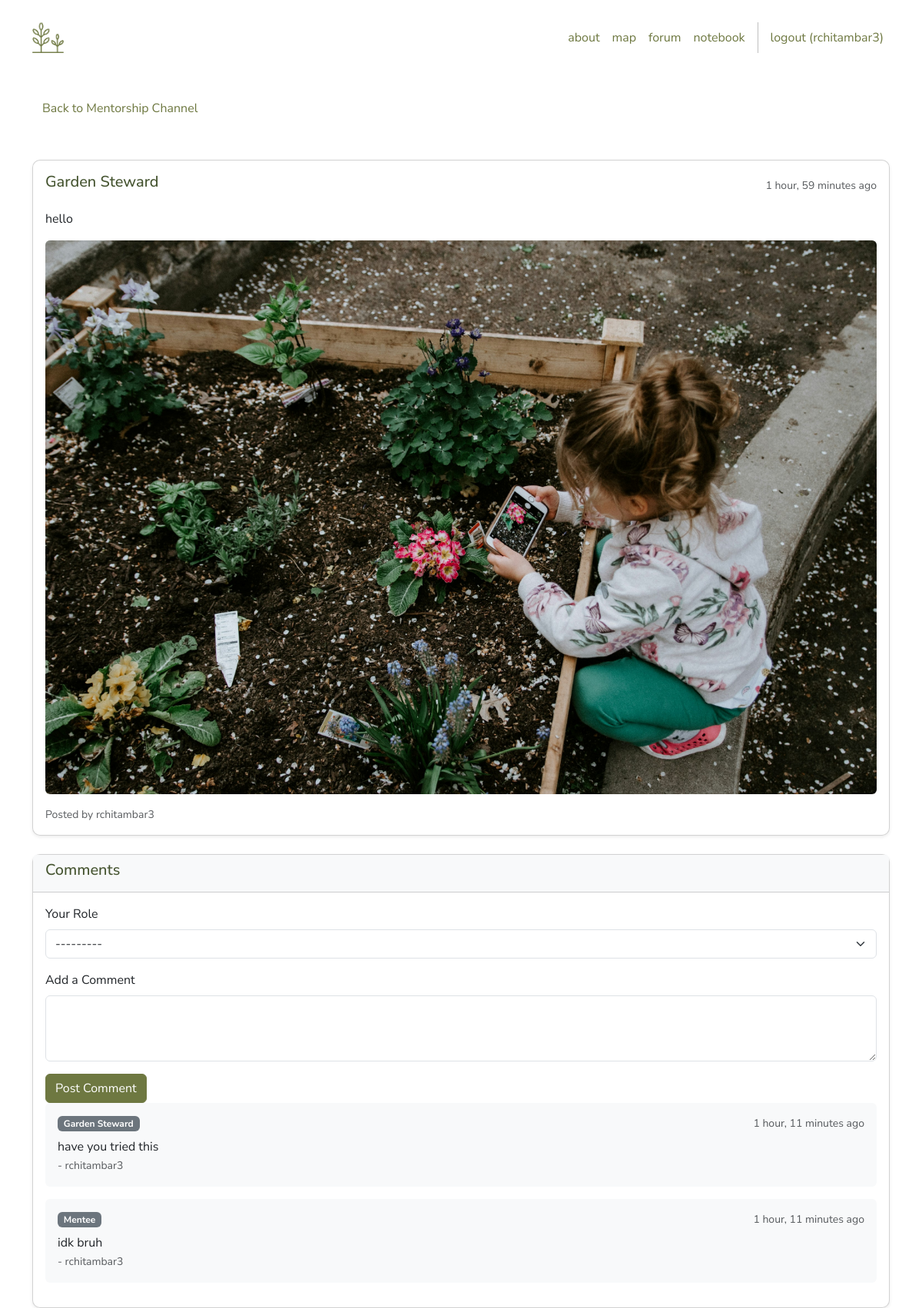
Screenshot of /forum/mentorship/1/ (signed in) with the database file from the repository.
### forum/models.py (models this page shows, shortened)
class MentorshipPost(models.Model):
    ROLE_CHOICES = [
        ('steward', 'Garden Steward'),
        ('mentee', 'Mentee'),
    ]
    author = models.ForeignKey(User, on_delete=models.CASCADE)
    role = models.CharField(max_length=7, choices = ROLE_CHOICES)
    content = models.TextField()
    image = models.ImageField(upload_to='mentorship_posts/', blank=True, null=True)
    created_at = models.DateTimeField(auto_now_add=True)

class MentorshipComment(models.Model):
    ROLE_CHOICES = [
        ('steward', 'Garden Steward'),
        ('mentee', 'Mentee'),
    ]
    post = models.ForeignKey(MentorshipPost, on_delete=models.CASCADE, related_name='comments')
    author = models.ForeignKey(User, on_delete=models.CASCADE)
    role = models.CharField(max_length=7, choices=ROLE_CHOICES)  # Add role field
    content = models.TextField()
    created_at = models.DateTimeField(auto_now_add=True)

### forum/views.py (the view)
# urls.py: path('mentorship/<int:post_id>/', views.mentorship_post_detail, name='mentorship_post_detail'),
@login_required
def mentorship_post_detail(request, post_id):
    post = get_object_or_404(MentorshipPost, id=post_id)
    comments = post.comments.all().order_by('-created_at')
    if request.method == 'POST':
        form = MentorshipCommentForm(request.POST)
        if form.is_valid():
            comment = form.save(commit=False)
            comment.post = post
            comment.author = request.user
            comment.save()
            return redirect('mentorship_post_detail', post_id=post.id)
    else:
        form = MentorshipCommentForm()
    return render(request, 'forum/mentorship_post_detail.html', {
        'post': post,
        'comments': comments,
        'form': form
    })

### forum/forms.py
class MentorshipCommentForm(forms.ModelForm):
    class Meta:
        model = MentorshipComment
        fields = ['role', 'content']
        widgets = {
            'role': forms.Select(attrs={'class': 'form-select'}),
            'content': forms.Textarea(attrs={'class': 'form-control', 'rows': 3}),
        }

### forum/templates/forum/mentorship_post_detail.html (shortened to what this page needs)
{% extends "base.html" %}
{% load widget_tweaks %}
{% block content %}
<div class="container mt-4">
        <a href="{% url 'mentorship_channel' %}" class="btn btn-link mb-5 text-start text-decoration-none">Back to Mentorship Channel</a>
    <div class="card shadow-sm mb-4">
        <div class="card-body">
            <div class="d-flex justify-content-between align-items-center mb-3">
                <h5 class="">{{ post.get_role_display }}</h5>
                <small class="text-muted">{{ post.created_at|timesince }} ago</small>
            </div>
            <p class="card-text">{{ post.content }}</p>
            {% if post.image %}
                <img src="{{ post.image.url }}" class="img-fluid rounded mb-3" alt="Post image">
            {% endif %}
            <div class="d-flex justify-content-between align-items-center">
                <small class="text-muted">Posted by {{ post.author.username }}</small>
            </div>
        </div>
    </div>
    <div class="card shadow-sm">
        <div class="card-header bg-light">
            <h5>Comments</h5>
        </div>
        <div class="card-body">
            <form method="post">
                <div class="mb-3">
                    <label class="form-label">Your Role</label>
                    {% render_field form.role class="form-select" %}
                </div>
                <div class="mb-3">
                    <label class="form-label">Add a Comment</label>
                    {% render_field form.content class="form-control" rows="3" %}
                </div>
                <button type="submit" class="btn btn-primary">Post Comment</button>
            </form>
            {% for comment in comments %}
                <div class="mb-3 p-3 bg-light rounded">
                    <div class="d-flex justify-content-between align-items-center">
                        <span class="badge bg-secondary">{{ comment.get_role_display }}</span>
                        <small class="text-muted">{{ comment.created_at|timesince }} ago</small>
                    </div>
                    <p class="mt-2 mb-0">{{ comment.content }}</p>
                    <small class="text-muted">- {{ comment.author.username }}</small>
                </div>
            {% endfor %}
        </div>
    </div>
</div>
{% endblock %}

### forst/templates/base.html (shortened to what this page needs)
<!DOCTYPE html>
<html>
    {% load static %}
  <head>
    <link href=
        "https://cdn.jsdelivr.net/npm/bootstrap@5.3.3/dist/css/bootstrap.min.css"  rel="stylesheet">
    <link rel=
        "stylesheet"  href="https://cdnjs.cloudflare.com/ajax/libs/font-awesome/6.1.1/css/all.min.css">
    <link rel="stylesheet" type="text/css" href="{% static 'css/style.css' %}">
  </head>
  <body>
    <nav class="p-4 navbar navbar-light bg-light navbar-expand-lg">
      <div class="container">
        <a class="navbar-brand"
           href="{% url 'home.index' %}">
          <img src="{% static 'img/logo.png' %}" alt="logo" height="40" />
        </a>
        <div class="collapse navbar-collapse" id="navbarNavAltMarkup">
          <div class="navbar-nav ms-auto navbar-ml">
            <a class="nav-link" href="{% url 'home.about' %}">about</a>
            <a class="nav-link" href="{% url 'home.maps' %}">map</a>
            <a class="nav-link" href="{% url 'forum_home' %}">forum</a>
            <a class="nav-link" href="{% url 'home.notebook' %}">notebook</a>
            {% if user.is_authenticated %}
            <a class="nav-link" href="{% url 'accounts.logout' %}">logout ({{ user.username }})</a>
            {% else %}
            <a class="nav-link" href="{% url 'accounts.signup' %}">sign up</a>
            <a class="nav-link" href="{% url 'accounts.login' %}">login</a>
            {% endif %}
          </div>
        </div>
      </div>
    </nav>
    <div>
        {% block content %}
        {% endblock content %}
    </div>
  </body>
</html>

### forst/static/css/style.css (style rules this page uses)
body { background: url('https://images.unsplash.com/photo-1465408953385-7c4626b743db?ixlib=rb-4.0.3&auto=format&fit=crop&w=1470&q=80') no-repeat center center fixed; background-size: cover; font-family: 'Nunito Sans', sans-serif; }
.navbar { background-color: #FFFFFF !important; }
.navbar .nav-link { color:#6E7841; }
.card { background: rgba(255, 255, 255, 0.8); border-radius: 10px; box-shadow: 0 4px 8px rgba(0, 0, 0, 0.1); }
.btn-primary { background-color: #6E7841; border-color: #6E7841; color: #FFFFFF; }
.btn-link { color: #6E7841; }
h4, h5 { color:#455430; }
a { color: #6E7841; }

### rows the page displays
MentorshipPost: role "Garden Steward", created_at "1 hour, 59 minutes", content "hello", image (picture), author.username "rchitambar3"
MentorshipComment: role "Garden Steward", created_at "1 hour, 11 minutes", content "have you tried this", author.username "rchitambar3"
MentorshipComment: role "Mentee", created_at "1 hour, 11 minutes", content "idk bruh", author.username "rchitambar3"

### other values shown
{{ user.username }} "rchitambar3"
